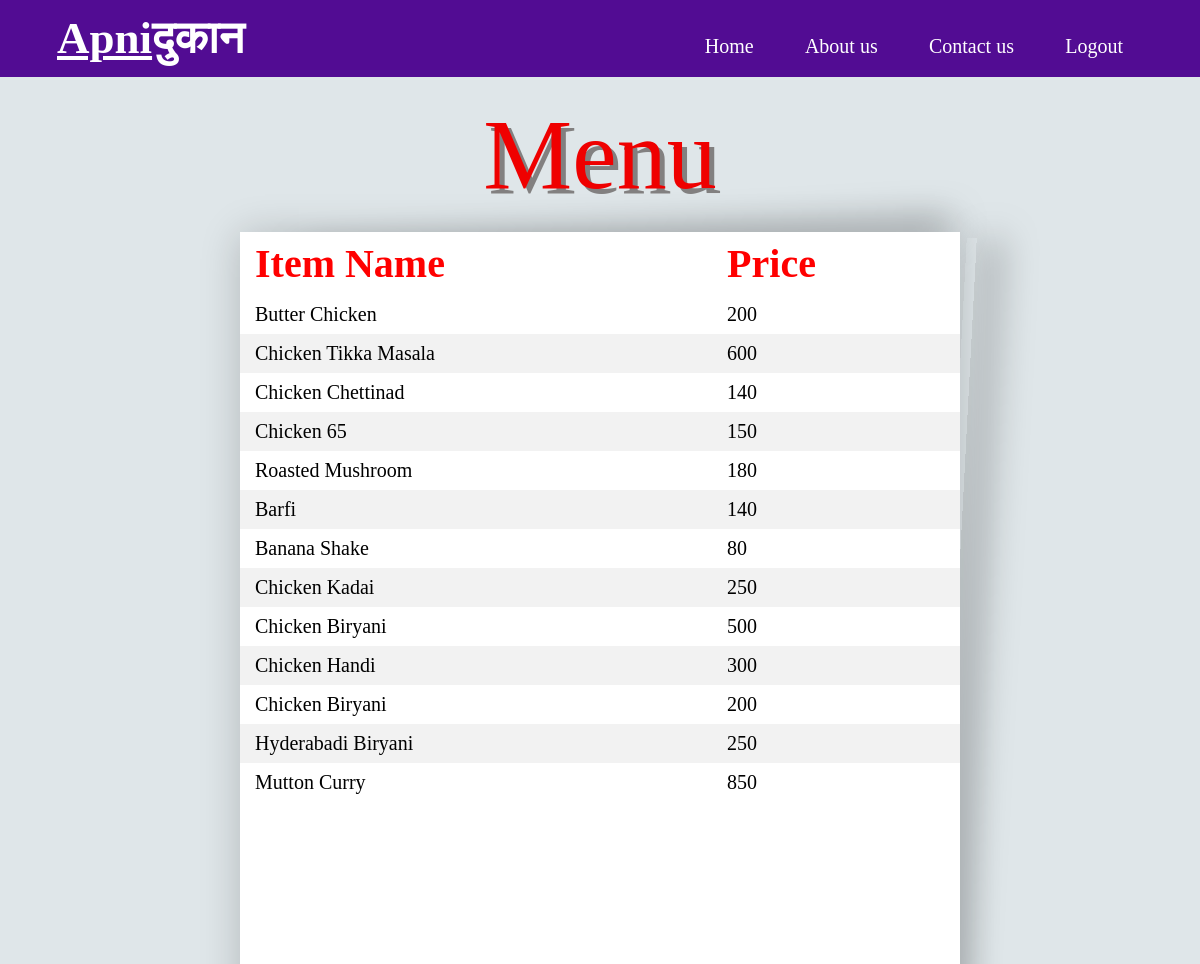
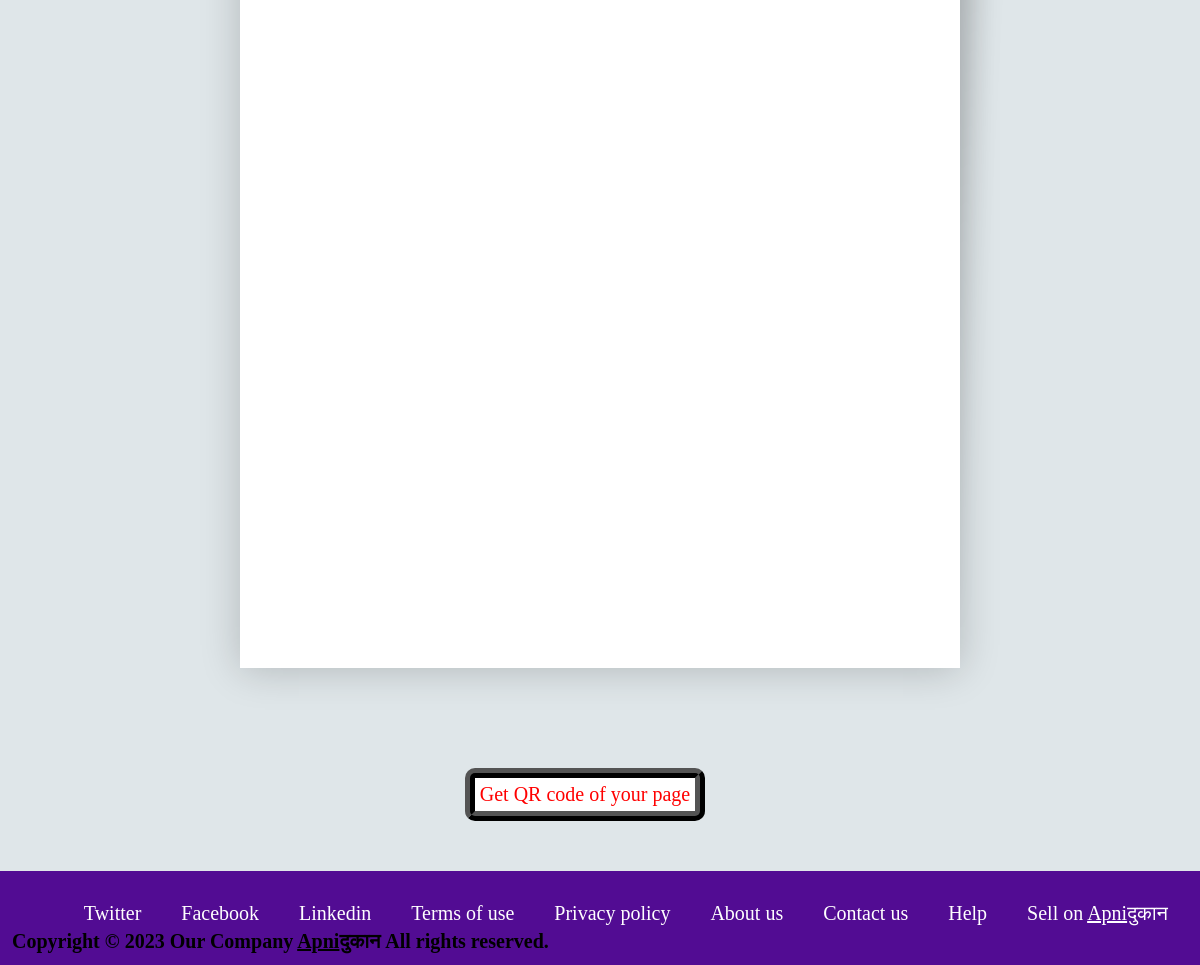
The app's page /displaydata with its own data (2 pictures, top to bottom).
### myapp/models.py (models this page shows)
class additems(models.Model):
    itemname = models.CharField(max_length=50)
    amount = models.IntegerField(null=True, blank=True, default=None)

### myapp/views.py (the view)
# urls.py: path('displaydata',views.displaydata, name='displaydata'),
def displaydata(request):
    display_data = additems.objects.all()
    return render(request,'savedata.html',{'display_data':display_data})

### templates/savedata.html (shortened to what this page needs)
<!DOCTYPE html>
<html>
<head>
    {% load static %}
    <link rel="stylesheet" href="{% static 'css\aboutus_style.css' %}">
</head>
<body>
	<header>
        <div class="logo">&nbsp;&nbsp;&nbsp;&nbsp;<u><b>Apni</u><span style="color:white">दुकान</span> </b>
            <ul>
                <li><a href="/">Home</a></li>&nbsp;
                <li><a href="/aboutus">About us</a></li>&nbsp;
                <li><a href="#">Contact us</a></li>&nbsp;
                <li><a href="/">Logout</a></li>
            </ul>
        </div>
	</header>
    <p>Menu</p>
    <div class="paper-shadow">
        <table>
            <thead>
                <tr>
                    <th style="font-size: 40px; color: red; font-family: Brush Script MT;">Item Name</th>
                    <th style="font-size: 40px; color: red; font-family: Brush Script MT;">Price</th>
                </tr>
            </thead>
            <tbody>
                {% for items in display_data %}
                    <tr>
                        <td>{{ items.itemname }}</td>
                        <td>{{ items.amount }}</td>
                    </tr>
                {% endfor %}
            </tbody>
        </table>
    </div>
    <span class="click" style="display: flex;justify-content: center; margin-bottom: 50px;">
        <form action="/qr_code" method="POST">
          <button style="border: 10px solid black;border-radius: 10px; border-style: ridge;font-size: 20px;padding: 5px;margin-right: 30px;
          background-color: rgb(255, 255, 255);
          color: rgb(255, 0, 0);">Get QR code of your page</button>
        </form>
    </span>
	<footer>
        <div class="contain">
            <ul>
                <li><a href="#">Help</a></li>
                <li><a href="#">Sell on <u>Apni</u>दुकान</a></li>
            </ul>
            <ul>
               <li><a href="#">About us </a></li>
                <li><a href="#">Contact us</a></li>
            </ul>
            <ul>
               <li> <a href="#">Terms of use</a></li>
               <li> <a href="#">Privacy policy</a></li>
            </ul>
            <ul>
                <li><a href="#">Twitter</a></li>
                <li><a href="#">Facebook</a></li>
                <li><a href="#">Linkedin</a></li>
            </ul>
                <h4 style="font-size: 20px;">Copyright © 2023 Our Company <u>Apni</u>दुकान All rights reserved.
                </h4>
        </div>
	</footer>
</body>
</html>

### static/css/aboutus_style.css (style rules this page uses)
* { margin:0%; padding: 0; font-family: 'poppins', sens-serif; box-sizing: border-box; }
li { float:left; }
li a { padding: 20px; font-size: 20px; font-style: lato; color: white; text-decoration: none; margin-top: 0px; }
ul { display: flex; float:right; list-style-type: none; margin:0px; padding: 0px; overflow: hidden; }
.logo { margin: auto 3res; padding:12px ; font-size: 45px; background-color: rgb(82, 12, 147); color: white; }
.contain { margin: auto 3res; padding:12px ; font-size: 40px; background-color: rgb(82, 12, 147); color: rgb(0, 0, 0); }
p { word-wrap: break-word; font-size: 25px; margin-left: 60px; margin-right: 60px; margin-bottom: 80px; margin-top: 20px; }
h4 { color: black; margin-bottom: 0px; }

### templates/savedata.html (style rules this page uses)
table { border-collapse: collapse; width: 100%; padding: 10px; }
th, td { text-align: left; padding: 8px; padding-left: 15px; font-size: 20px; }
tr:nth-child(even) { background-color: #f2f2f2; }
body { background:#dfe6e9; }
.paper-shadow { position: relative; background: #fff; width: 60%; margin: 100px auto; box-shadow: 0px 2px 38px rgba(0, 0, 0, 0.2); height: 1400px; }
.paper-shadow:after, .paper-shadow:before { content: ''; position: absolute; left: auto; background:none; z-index: -1; }
.paper-shadow:after { width: 90%; height: 10px; top: 30px; right:8px; -webkit-transform: rotate(-3deg); -moz-transform: rotate(-3deg); -o-transform: rotate(-3deg); -ms-transform: rotate(-3deg); transform: rotate(-3deg); -webkit-box-shadow: 0px -20px 36px 5px #ffffff; -moz-box-shadow: 0px -20px 36px 5px #ffffff; box-shadow: 0px -25px 35px 0px rgba(0,0,0,0.5); }
.paper-shadow:before { width: 10px; height: 95%; top: 5px; right:18px; -webkit-transform: rotate(3deg); -moz-transform: rotate(3deg); -o-transform: rotate(3deg); -ms-transform: rotate(3deg); transform: rotate(3deg); -webkit-box-shadow: 20px 0px 25px 5px #ffffff; -moz-box-shadow: 20px 0px 25px 5px #ffffff; box-shadow: 22px 0px 35px 0px rgba(0,0,0,0.5); }
p { text-shadow: 5px 5px #828080; font-size: 100px; display: flex; justify-content: center; align-items:center ; font-family: Copperplate, Papyrus, fantasy; color: rgb(239, 0, 0); font-weight: 200px; margin-bottom: -80px; }

### records on screen
additems: itemname "Butter Chicken", amount "200"
additems: itemname "Chicken Tikka Masala", amount "600"
additems: itemname "Chicken Chettinad", amount "140"
additems: itemname "Chicken 65", amount "150"
additems: itemname "Roasted Mushroom", amount "180"
additems: itemname "Barfi", amount "140"
additems: itemname "Banana Shake", amount "80"
additems: itemname "Chicken Kadai", amount "250"
additems: itemname "Chicken Biryani", amount "500"
additems: itemname "Chicken Handi", amount "300"
additems: itemname "Chicken Biryani", amount "200"
additems: itemname "Hyderabadi Biryani", amount "250"
additems: itemname "Mutton Curry", amount "850"
